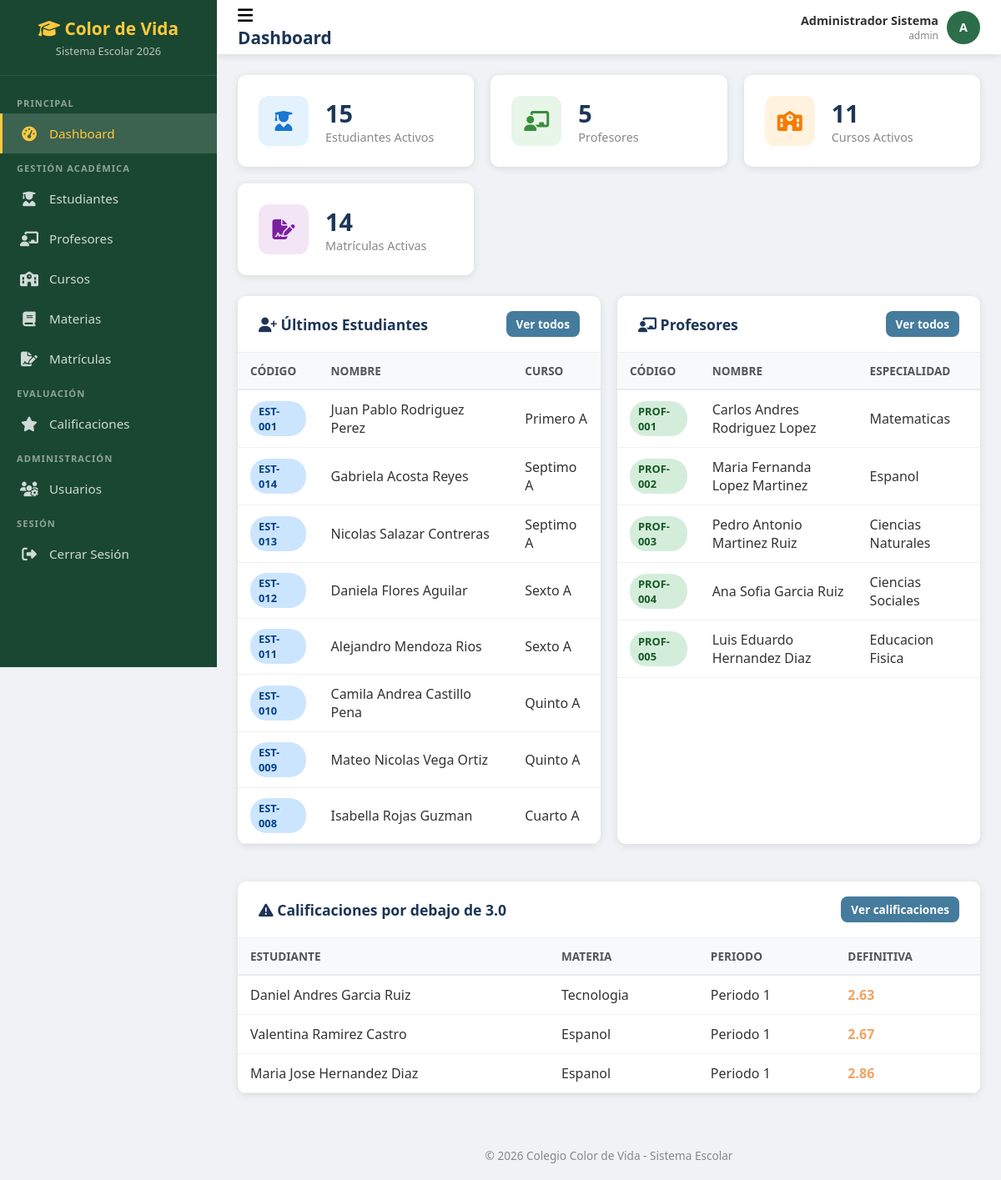
Page /dashboard.php (signed in) on the committed database.
### tables this page shows
CREATE TABLE `estudiantes` (
  `id` int(11) NOT NULL AUTO_INCREMENT,
  `usuario_id` int(11) DEFAULT NULL,
  `codigo` varchar(20) NOT NULL,
  `nombre` varchar(100) NOT NULL,
  `apellido` varchar(100) NOT NULL,
  `tipo_documento` varchar(10) DEFAULT 'TI',
  `numero_documento` varchar(20) NOT NULL,
  `email` varchar(150) DEFAULT NULL,
  `telefono` varchar(20) DEFAULT NULL,
  `direccion` varchar(200) DEFAULT NULL,
  `fecha_nacimiento` date DEFAULT NULL,
  `genero` varchar(10) DEFAULT NULL,
  `acudiente_nombre` varchar(200) DEFAULT NULL,
  `acudiente_telefono` varchar(20) DEFAULT NULL,
  `acudiente_email` varchar(150) DEFAULT NULL,
  `curso_id` int(11) DEFAULT NULL,
  `activo` tinyint(1) DEFAULT 1,
  `foto` varchar(255) DEFAULT NULL,
  `creado_en` timestamp NULL DEFAULT current_timestamp(),
  PRIMARY KEY (`id`),
  UNIQUE KEY `codigo` (`codigo`),
  UNIQUE KEY `numero_documento` (`numero_documento`),
  UNIQUE KEY `usuario_id` (`usuario_id`),
  KEY `curso_id` (`curso_id`),
  CONSTRAINT `estudiantes_ibfk_1` FOREIGN KEY (`usuario_id`) REFERENCES `usuarios` (`id`) ON DELETE SET NULL,
  CONSTRAINT `estudiantes_ibfk_2` FOREIGN KEY (`curso_id`) REFERENCES `cursos` (`id`) ON DELETE SET NULL
);

CREATE TABLE `cursos` (
  `id` int(11) NOT NULL AUTO_INCREMENT,
  `grado_id` int(11) NOT NULL,
  `nombre` varchar(50) NOT NULL,
  `anio` int(11) NOT NULL,
  `director_id` int(11) DEFAULT NULL,
  `jornada` varchar(20) DEFAULT 'Manana',
  `salon` varchar(20) DEFAULT NULL,
  `capacidad` int(11) DEFAULT 30,
  `activo` tinyint(1) DEFAULT 1,
  `creado_en` timestamp NULL DEFAULT current_timestamp(),
  PRIMARY KEY (`id`),
  KEY `grado_id` (`grado_id`),
  KEY `director_id` (`director_id`),
  CONSTRAINT `cursos_ibfk_1` FOREIGN KEY (`grado_id`) REFERENCES `grados` (`id`),
  CONSTRAINT `cursos_ibfk_2` FOREIGN KEY (`director_id`) REFERENCES `profesores` (`id`) ON DELETE SET NULL
);

CREATE TABLE `profesores` (
  `id` int(11) NOT NULL AUTO_INCREMENT,
  `usuario_id` int(11) DEFAULT NULL,
  `codigo` varchar(20) NOT NULL,
  `nombre` varchar(100) NOT NULL,
  `apellido` varchar(100) NOT NULL,
  `tipo_documento` varchar(10) DEFAULT 'CC',
  `documento` varchar(20) NOT NULL,
  `email` varchar(150) DEFAULT NULL,
  `telefono` varchar(20) DEFAULT NULL,
  `direccion` varchar(200) DEFAULT NULL,
  `especialidad` varchar(200) DEFAULT NULL,
  `fecha_nacimiento` date DEFAULT NULL,
  `fecha_ingreso` date DEFAULT curdate(),
  `activo` tinyint(1) DEFAULT 1,
  `foto` varchar(255) DEFAULT NULL,
  `creado_en` timestamp NULL DEFAULT current_timestamp(),
  PRIMARY KEY (`id`),
  UNIQUE KEY `codigo` (`codigo`),
  UNIQUE KEY `documento` (`documento`),
  UNIQUE KEY `usuario_id` (`usuario_id`)
);

CREATE TABLE `calificaciones` (
  `id` int(11) NOT NULL AUTO_INCREMENT,
  `estudiante_id` int(11) NOT NULL,
  `curso_materia_id` int(11) NOT NULL,
  `periodo_id` int(11) NOT NULL,
  `nota` decimal(5,2) DEFAULT 0.00,
  `nota2` decimal(5,2) DEFAULT 0.00,
  `nota3` decimal(5,2) DEFAULT 0.00,
  `definitiva` decimal(5,2) DEFAULT 0.00,
  `observaciones` text DEFAULT NULL,
  `registrado_en` timestamp NULL DEFAULT current_timestamp(),
  PRIMARY KEY (`id`),
  UNIQUE KEY `uk_est_mat_per` (`estudiante_id`,`curso_materia_id`,`periodo_id`),
  KEY `curso_materia_id` (`curso_materia_id`),
  KEY `periodo_id` (`periodo_id`),
  CONSTRAINT `calificaciones_ibfk_1` FOREIGN KEY (`estudiante_id`) REFERENCES `estudiantes` (`id`) ON DELETE CASCADE,
  CONSTRAINT `calificaciones_ibfk_2` FOREIGN KEY (`curso_materia_id`) REFERENCES `curso_materia` (`id`),
  CONSTRAINT `calificaciones_ibfk_3` FOREIGN KEY (`periodo_id`) REFERENCES `periodos` (`id`)
);

CREATE TABLE `materias` (
  `id` int(11) NOT NULL AUTO_INCREMENT,
  `nombre` varchar(100) NOT NULL,
  `area` varchar(100) DEFAULT NULL,
  `intensidad_horaria` int(11) DEFAULT 0,
  `activo` tinyint(1) DEFAULT 1,
  PRIMARY KEY (`id`)
);

CREATE TABLE `periodos` (
  `id` int(11) NOT NULL AUTO_INCREMENT,
  `nombre` varchar(50) NOT NULL,
  `anio` int(11) NOT NULL,
  `numero` int(11) NOT NULL,
  `fecha_inicio` date NOT NULL,
  `fecha_fin` date NOT NULL,
  `activo` tinyint(1) DEFAULT 0,
  PRIMARY KEY (`id`)
);

### dashboard.php (the view)
<?php
$pagina_titulo = 'Dashboard';
require_once 'includes/header.php';
require_once 'includes/db.php';
?>
<div class="stats-grid">
    <div class="stat-card">
        <div class="stat-icon students"><i class="fas fa-user-graduate"></i></div>
        <div class="stat-info">
            <h3><?= $pdo->query("SELECT COUNT(*) FROM estudiantes WHERE activo=1")->fetchColumn() ?></h3>
            <p>Estudiantes Activos</p>
        </div>
    </div>
    <div class="stat-card">
        <div class="stat-icon teachers"><i class="fas fa-chalkboard-teacher"></i></div>
        <div class="stat-info">
            <h3><?= $pdo->query("SELECT COUNT(*) FROM profesores WHERE activo=1")->fetchColumn() ?></h3>
            <p>Profesores</p>
        </div>
    </div>
    <div class="stat-card">
        <div class="stat-icon courses"><i class="fas fa-school"></i></div>
        <div class="stat-info">
            <h3><?= $pdo->query("SELECT COUNT(*) FROM cursos WHERE activo=1")->fetchColumn() ?></h3>
            <p>Cursos Activos</p>
        </div>
    </div>
    <div class="stat-card">
        <div class="stat-icon grades"><i class="fas fa-file-signature"></i></div>
        <div class="stat-info">
            <h3><?= $pdo->query("SELECT COUNT(*) FROM matriculas WHERE estado='Activa'")->fetchColumn() ?></h3>
            <p>Matrículas Activas</p>
        </div>
    </div>
</div>
<div class="stats-grid" style="grid-template-columns: repeat(auto-fit, minmax(300px, 1fr));">
    <div class="card">
        <div class="card-header">
            <h2><i class="fas fa-user-plus"></i> Últimos Estudiantes</h2>
            <a href="estudiantes.php" class="btn btn-sm btn-info">Ver todos</a>
        </div>
        <div class="card-body" style="padding:0;">
            <div class="table-responsive">
                <table>
                    <thead>
                        <tr>
                            <th>Código</th>
                            <th>Nombre</th>
                            <th>Curso</th>
                        </tr>
                    </thead>
                    <tbody>
                        <?php
                        $stmt = $pdo->query("SELECT e.codigo, e.nombre, e.apellido, c.nombre as curso_nombre FROM estudiantes e LEFT JOIN cursos c ON c.id = e.curso_id WHERE e.activo=1 ORDER BY e.creado_en DESC LIMIT 8");
                        while ($row = $stmt->fetch()):
                        ?>
                        <tr>
                            <td><span class="badge badge-primary"><?= $row['codigo'] ?></span></td>
                            <td><?= htmlspecialchars($row['nombre'] . ' ' . $row['apellido']) ?></td>
                            <td><?= htmlspecialchars($row['curso_nombre'] ?? 'Sin curso') ?></td>
                        </tr>
                        <?php endwhile; ?>
                    </tbody>
                </table>
            </div>
        </div>
    </div>
    <div class="card">
        <div class="card-header">
            <h2><i class="fas fa-chalkboard-teacher"></i> Profesores</h2>
            <a href="profesores.php" class="btn btn-sm btn-info">Ver todos</a>
        </div>
        <div class="card-body" style="padding:0;">
            <div class="table-responsive">
                <table>
                    <thead>
                        <tr>
                            <th>Código</th>
                            <th>Nombre</th>
                            <th>Especialidad</th>
                        </tr>
                    </thead>
                    <tbody>
                        <?php
                        $stmt = $pdo->query("SELECT codigo, nombre, apellido, especialidad FROM profesores WHERE activo=1 ORDER BY codigo LIMIT 8");
                        while ($row = $stmt->fetch()):
                        ?>
                        <tr>
                            <td><span class="badge badge-success"><?= $row['codigo'] ?></span></td>
                            <td><?= htmlspecialchars($row['nombre'] . ' ' . $row['apellido']) ?></td>
                            <td><?= htmlspecialchars($row['especialidad']) ?></td>
                        </tr>
                        <?php endwhile; ?>
                    </tbody>
                </table>
            </div>
        </div>
    </div>
</div>
<div class="card">
    <div class="card-header">
        <h2><i class="fas fa-exclamation-triangle"></i> Calificaciones por debajo de 3.0</h2>
        <a href="calificaciones.php" class="btn btn-sm btn-info">Ver calificaciones</a>
    </div>
    <div class="card-body" style="padding:0;">
        <div class="table-responsive">
            <table>
                <thead>
                    <tr>
                        <th>Estudiante</th>
                        <th>Materia</th>
                        <th>Periodo</th>
                        <th>Definitiva</th>
                    </tr>
                </thead>
                <tbody>
                    <?php
                    $stmt = $pdo->query("SELECT CONCAT(e.nombre,' ',e.apellido) as estudiante, m.nombre as materia, p.nombre as periodo, c.definitiva FROM calificaciones c JOIN estudiantes e ON e.id = c.estudiante_id JOIN curso_materia cm ON cm.id = c.curso_materia_id JOIN materias m ON m.id = cm.materia_id JOIN periodos p ON p.id = c.periodo_id WHERE c.definitiva < 3.0 ORDER BY c.definitiva ASC LIMIT 10");
                    while ($row = $stmt->fetch()):
                        $gradeClass = $row['definitiva'] < 2.0 ? 'grade-low' : 'grade-fair';
                    ?>
                    <tr>
                        <td><?= htmlspecialchars($row['estudiante']) ?></td>
                        <td><?= htmlspecialchars($row['materia']) ?></td>
                        <td><?= htmlspecialchars($row['periodo']) ?></td>
                        <td><span class="<?= $gradeClass ?>"><?= number_format($row['definitiva'], 2) ?></span></td>
                    </tr>
                    <?php endwhile; ?>
                </tbody>
            </table>
        </div>
    </div>
</div>
<?php require_once 'includes/footer.php'; ?>

### includes/header.php (shortened to what this page needs)
<?php
$pagina_actual = basename($_SERVER['PHP_SELF'], '.php');
$nombre_usuario = $_SESSION['usuario_nombre'] ?? 'Usuario';
$rol_usuario = $_SESSION['usuario_rol'] ?? 'Usuario';
$inicial = strtoupper(substr($nombre_usuario, 0, 1));
$anio = date('Y');
?>
<!DOCTYPE html>
<html lang="es">
<head>
    <link rel="stylesheet" href="css/estilos.css">
    <link rel="stylesheet" href="https://cdnjs.cloudflare.com/ajax/libs/font-awesome/6.5.0/css/all.min.css">
</head>
<body>
<div class="app-container">
    <nav class="sidebar" id="sidebar">
        <div class="sidebar-header">
            <h2><i class="fas fa-graduation-cap"></i> Color de Vida</h2>
            <p>Sistema Escolar <?= $anio ?></p>
        </div>
        <div class="sidebar-nav">
            <div class="nav-section-title">Principal</div>
            <a href="dashboard.php" class="nav-item <?= $pagina_actual == 'dashboard' ? 'active' : '' ?>">
                <span class="icon"><i class="fas fa-tachometer-alt"></i></span>
                Dashboard
            </a>
            <div class="nav-section-title">Gestión Académica</div>
            <a href="estudiantes.php" class="nav-item <?= $pagina_actual == 'estudiantes' ? 'active' : '' ?>">
                <span class="icon"><i class="fas fa-user-graduate"></i></span>
                Estudiantes
            </a>
            <a href="profesores.php" class="nav-item <?= $pagina_actual == 'profesores' ? 'active' : '' ?>">
                <span class="icon"><i class="fas fa-chalkboard-teacher"></i></span>
                Profesores
            </a>
            <a href="cursos.php" class="nav-item <?= $pagina_actual == 'cursos' ? 'active' : '' ?>">
                <span class="icon"><i class="fas fa-school"></i></span>
                Cursos
            </a>
            <a href="materias.php" class="nav-item <?= $pagina_actual == 'materias' ? 'active' : '' ?>">
                <span class="icon"><i class="fas fa-book"></i></span>
                Materias
            </a>
            <a href="matriculas.php" class="nav-item <?= $pagina_actual == 'matriculas' ? 'active' : '' ?>">
                <span class="icon"><i class="fas fa-file-signature"></i></span>
                Matrículas
            </a>
            <div class="nav-section-title">Evaluación</div>
            <a href="calificaciones.php" class="nav-item <?= $pagina_actual == 'calificaciones' ? 'active' : '' ?>">
                <span class="icon"><i class="fas fa-star"></i></span>
                Calificaciones
            </a>
            <?php if ($rol_usuario === 'admin'): ?>
            <div class="nav-section-title">Administración</div>
            <a href="usuarios.php" class="nav-item <?= $pagina_actual == 'usuarios' ? 'active' : '' ?>">
                <span class="icon"><i class="fas fa-users-cog"></i></span>
                Usuarios
            </a>
            <?php endif; ?>
            <div class="nav-section-title">Sesión</div>
            <a href="logout.php" class="nav-item">
                <span class="icon"><i class="fas fa-sign-out-alt"></i></span>
                Cerrar Sesión
            </a>
        </div>
    </nav>
    <main class="main-content">
        <header class="topbar">
            <div class="topbar-left">
                <button onclick="document.getElementById('sidebar').classList.toggle('show')" style="background:none;border:none;font-size:1.3rem;cursor:pointer;margin-right:10px;">
                    <i class="fas fa-bars"></i>
                </button>
                <h1><?= $pagina_titulo ?? 'Dashboard' ?></h1>
            </div>
            <div class="topbar-right">
                <div class="topbar-user">
                    <div class="topbar-user-info">
                        <div class="name"><?= htmlspecialchars($nombre_usuario) ?></div>
                        <div class="role"><?= htmlspecialchars($rol_usuario) ?></div>
                    </div>
                    <div class="topbar-avatar"><?= $inicial ?></div>
                </div>
            </div>
        </header>
        <div class="page-content">

### includes/footer.php (shortened to what this page needs)
        </div>
        <footer style="text-align:center; padding:20px; color:#888; font-size:0.85rem;">
            <p>&copy; <?= date('Y') ?> Colegio Color de Vida - Sistema Escolar</p>
        </footer>
    </main>
</div>
</body>
</html>

### rows in the picture
estudiantes: codigo "EST-001", nombre+apellido "Juan Pablo Rodriguez Perez", curso.nombre "Primero A"
estudiantes: codigo "EST-014", nombre+apellido "Gabriela Acosta Reyes", curso.nombre "Septimo A"
estudiantes: codigo "EST-013", nombre+apellido "Nicolas Salazar Contreras", curso.nombre "Septimo A"
estudiantes: codigo "EST-012", nombre+apellido "Daniela Flores Aguilar", curso.nombre "Sexto A"
estudiantes: codigo "EST-011", nombre+apellido "Alejandro Mendoza Rios", curso.nombre "Sexto A"
estudiantes: codigo "EST-010", nombre+apellido "Camila Andrea Castillo Pena", curso.nombre "Quinto A"
estudiantes: codigo "EST-009", nombre+apellido "Mateo Nicolas Vega Ortiz", curso.nombre "Quinto A"
estudiantes: codigo "EST-008", nombre+apellido "Isabella Rojas Guzman", curso.nombre "Cuarto A"
profesores: codigo "PROF-001", nombre+apellido "Carlos Andres Rodriguez Lopez", especialidad "Matematicas"
profesores: codigo "PROF-002", nombre+apellido "Maria Fernanda Lopez Martinez", especialidad "Espanol"
profesores: codigo "PROF-003", nombre+apellido "Pedro Antonio Martinez Ruiz", especialidad "Ciencias Naturales"
profesores: codigo "PROF-004", nombre+apellido "Ana Sofia Garcia Ruiz", especialidad "Ciencias Sociales"
profesores: codigo "PROF-005", nombre+apellido "Luis Eduardo Hernandez Diaz", especialidad "Educacion Fisica"
calificaciones: estudiante "Daniel Andres Garcia Ruiz", materias.nombre "Tecnologia", periodo.nombre "Periodo 1", definitiva "2.63"
calificaciones: estudiante "Valentina Ramirez Castro", materias.nombre "Espanol", periodo.nombre "Periodo 1", definitiva "2.67"
calificaciones: estudiante "Maria Jose Hernandez Diaz", materias.nombre "Espanol", periodo.nombre "Periodo 1", definitiva "2.86"

### other values in the picture
$pagina_titulo "Dashboard"
$nombre_usuario "Administrador Sistema"
$rol_usuario "admin"
$inicial "A"
